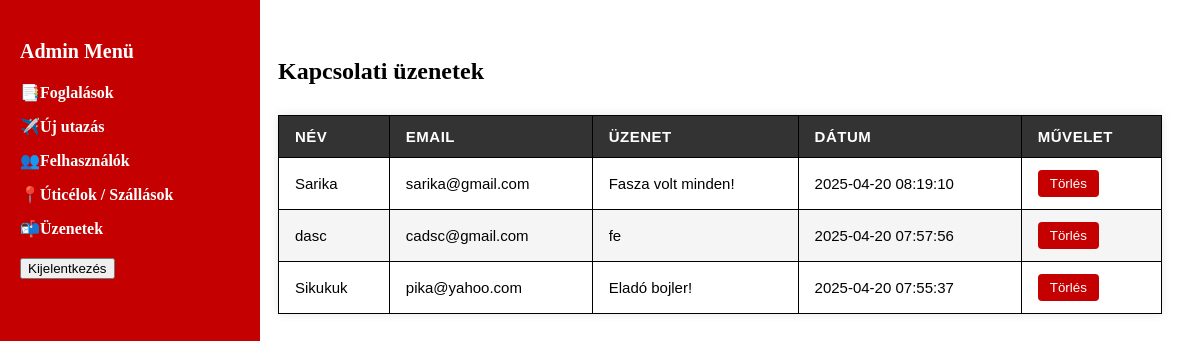
/Pagoda_Travel_Utazasi_iroda/public/admin.php?page=messages (signed in), run on the app's committed database.
### tables this page shows
CREATE TABLE `contact_messages` (
  `id` int(11) NOT NULL,
  `user_id` int(11) DEFAULT NULL,
  `name` varchar(100) NOT NULL,
  `email` varchar(100) NOT NULL,
  `message` text NOT NULL,
  `created_at` timestamp NOT NULL DEFAULT current_timestamp()
);

### Pagoda_Travel_Utazasi_iroda/app/controllers/AdminController.php (called while the page is built, shortened)
<?php
require_once __DIR__ . '/../models/Admin.php';
class AdminController {
public function getAllMessages($pdo) {
    $stmt = $pdo->query("SELECT contact_messages.*, clients.name AS user_name
                         FROM contact_messages
                         LEFT JOIN clients ON contact_messages.user_id = clients.id
                         ORDER BY created_at DESC");
    return $stmt->fetchAll(PDO::FETCH_ASSOC);
}
}
?>

### Pagoda_Travel_Utazasi_iroda/app/views/admin/pages/messages.php (the view, shortened to what this page needs)
<h2>Kapcsolati üzenetek</h2>
<?php if (count($messages) === 0): ?>
    <p>Nincs üzenet.</p>
<?php else: ?>
    <table class="admin-table">
        <thead>
            <tr>
                <th>Név</th>
                <th>Email</th>
                <th>Üzenet</th>
                <th>Dátum</th>
                <th>Művelet</th>
            </tr>
        </thead>
        <tbody>
            <?php foreach ($messages as $msg): ?>
                <tr>
                    <td><?php echo htmlspecialchars($msg['name']); ?></td>
                    <td><?php echo htmlspecialchars($msg['email']); ?></td>
                    <td><?php echo nl2br(htmlspecialchars($msg['message'])); ?></td>
                    <td><?php echo $msg['created_at']; ?></td>
                    <td>
                        <form method="post" style="display:inline;">
                            <button type="submit" name="delete_message" onclick="return confirm('Biztosan törlöd?');">Törlés</button>
                        </form>
                    </td>
                </tr>
            <?php endforeach; ?>
        </tbody>
    </table>
<?php endif; ?>

### Pagoda_Travel_Utazasi_iroda/public/style/admin_table.css (style rules this page uses)
.admin-table { width: 100%; border-collapse: collapse; margin-top: 30px; font-family: Arial, sans-serif; font-size: 15px; box-shadow: 0 0 10px rgba(0,0,0,0.1); }
.admin-table th, .admin-table td { border: 1px solid #000; padding: 12px 16px; text-align: left; }
.admin-table th { background-color: #333; color: #fff; text-transform: uppercase; letter-spacing: 0.5px; }
.admin-table tr:nth-child(even) { background-color: #f5f5f5; }
.admin-table button { background-color: #c40000; color: white; border: none; padding: 6px 12px; border-radius: 4px; cursor: pointer; transition: background-color 0.2s ease; }

### data on the page
contact_messages: name "Sarika", email "sarika@gmail.com", message "Fasza volt minden!", created_at "2025-04-20 08:19:10"
contact_messages: name "dasc", email "cadsc@gmail.com", message "fe", created_at "2025-04-20 07:57:56"
contact_messages: name "Sikukuk", email "pika@yahoo.com", message "Eladó bojler!", created_at "2025-04-20 07:55:37"
